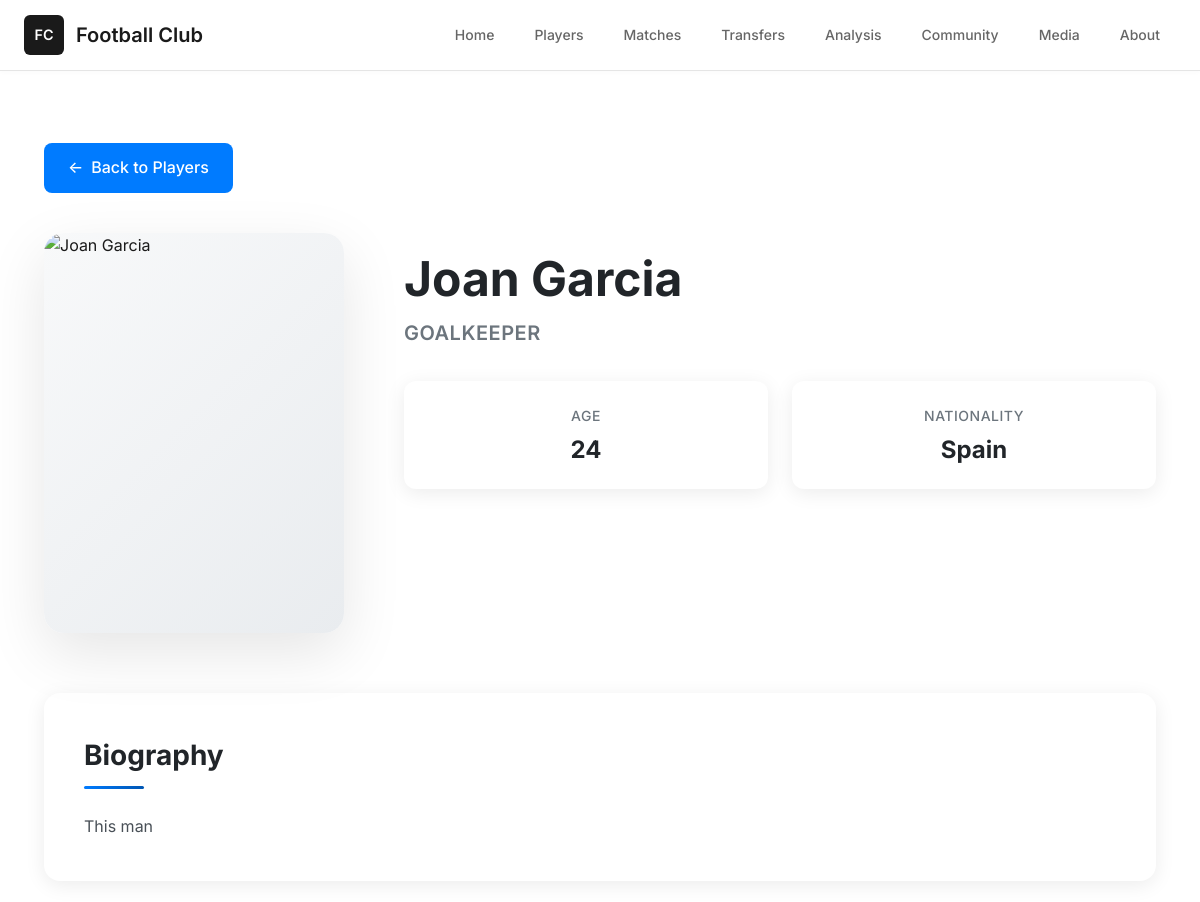
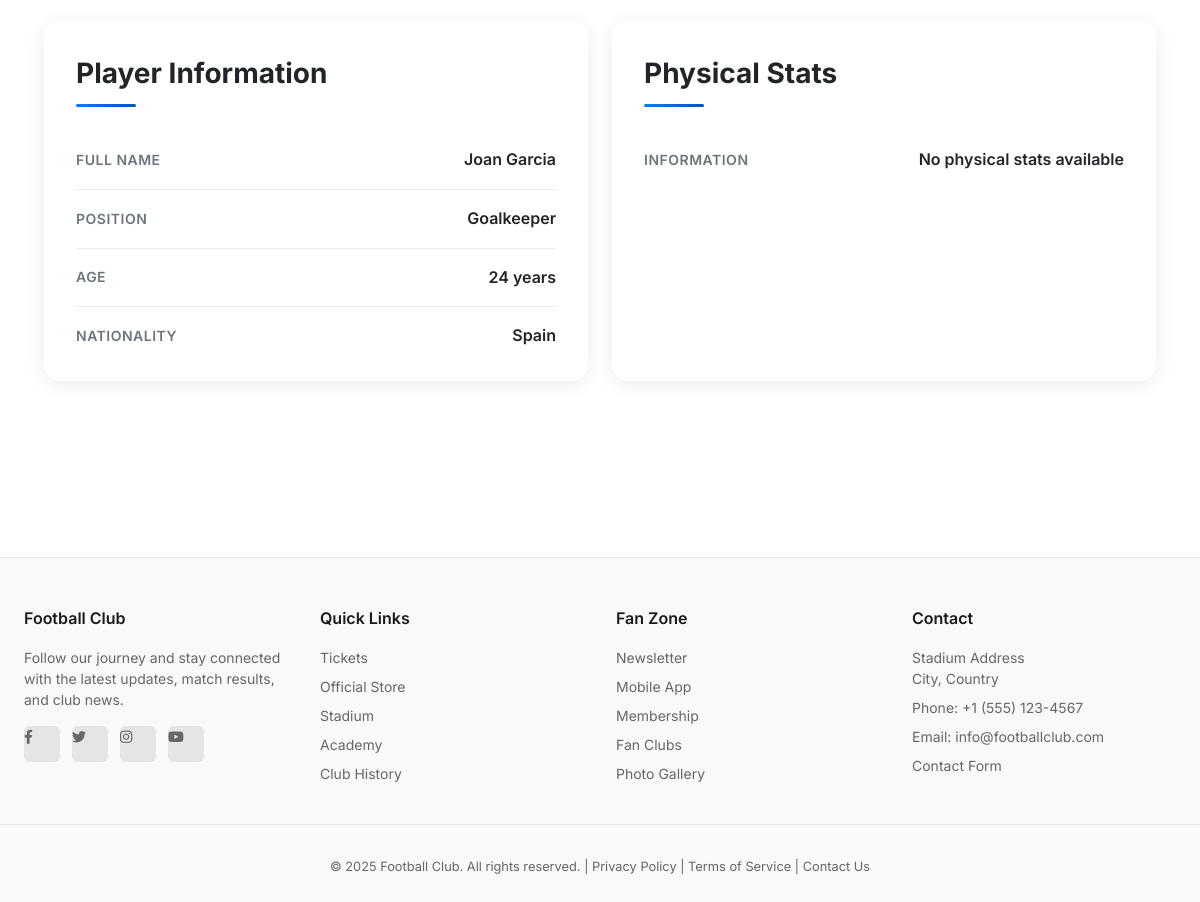
Page /players/2/ on the committed database (2 pictures, top to bottom).
### players/models.py (models this page shows, shortened)
class Player(models.Model):
    POSITION_CHOICES = [
        ('GK', 'Goalkeeper'),
        ('DEF', 'Defender'),
        ('MID', 'Midfielder'),
        ('FWD', 'Forward'),
    ]
    name = models.CharField(max_length=100)
    position = models.CharField(max_length=3, choices=POSITION_CHOICES)
    age = models.PositiveIntegerField()
    nationality = models.CharField(max_length=50)
    bio = models.TextField()
    profile_image = models.URLField(max_length=500, blank=True, null=True, help_text="Enter image URL")
    created_at = models.DateTimeField(auto_now_add=True)
    updated_at = models.DateTimeField(auto_now=True)
    class Meta:
        ordering = ['name']
        verbose_name = 'Player'
        verbose_name_plural = 'Players'

### players/views.py (the view)
# urls.py: path('<int:player_id>/', views.player_detail, name='player_detail'),
def player_detail(request, player_id):
    player = get_object_or_404(Player, pk=player_id)
    context = {
        'player': player,
    }
    return render(request, 'players/player_detail.html', context)

### templates/players/player_detail.html (shortened to what this page needs)
{% extends 'base.html' %}
{% load static %}
{% block content %}
<div class="player-detail-container">
    <a href="{% url 'players:player_list' %}" class="back-button">
        Back to Players
    </a>
    <div class="player-header">
        <div class="player-image-section">
            <div class="player-image-container">
                {% if player.profile_image %}
                    <img src="{{ player.profile_image.url }}" alt="{{ player.name }}" class="player-image">
                {% else %}
                    <div class="player-image-placeholder">
                        👤
                    </div>
                {% endif %}
            </div>
        </div>
        <div class="player-info">
            <h1 class="player-name">{{ player.name }}</h1>
            <div class="player-position">{{ player.get_position_display }}</div>
            <div class="player-stats">
                {% if player.age %}
                <div class="stat-item">
                    <div class="stat-label">Age</div>
                    <div class="stat-value">{{ player.age }}</div>
                </div>
                {% endif %}
                {% if player.nationality %}
                <div class="stat-item">
                    <div class="stat-label">Nationality</div>
                    <div class="stat-value">{{ player.nationality }}</div>
                </div>
                {% endif %}
            </div>
        </div>
    </div>
    {% if player.bio %}
    <div class="player-bio-section">
        <h2 class="section-title">Biography</h2>
        <div class="player-bio">
            {{ player.bio|linebreaks }}
        </div>
    </div>
    {% endif %}
    <div class="player-details-grid">
        <div class="detail-card">
            <h3 class="section-title">Player Information</h3>
            <div class="detail-item">
                <span class="detail-label">Full Name</span>
                <span class="detail-value">{{ player.name }}</span>
            </div>
            <div class="detail-item">
                <span class="detail-label">Position</span>
                <span class="detail-value">{{ player.get_position_display }}</span>
            </div>
            {% if player.age %}
            <div class="detail-item">
                <span class="detail-label">Age</span>
                <span class="detail-value">{{ player.age }} years</span>
            </div>
            {% endif %}
            {% if player.nationality %}
            <div class="detail-item">
                <span class="detail-label">Nationality</span>
                <span class="detail-value">{{ player.nationality }}</span>
            </div>
            {% endif %}
        </div>
        <div class="detail-card">
            <h3 class="section-title">Physical Stats</h3>
            {% if not player.height and not player.weight and not player.jersey_number %}
            <div class="detail-item">
                <span class="detail-label">Information</span>
                <span class="detail-value">No physical stats available</span>
            </div>
            {% endif %}
        </div>
    </div>
</div>
{% endblock %}

### templates/base.html (style rules this page uses)
* { margin: 0; padding: 0; box-sizing: border-box; }
body { font-family: 'Inter', -apple-system, BlinkMacSystemFont, 'Segoe UI', Roboto, sans-serif; background-color: #ffffff; color: #1a1a1a; line-height: 1.6; min-height: 100vh; display: flex; flex-direction: column; }

### templates/players/player_detail.html (style rules this page uses)
.player-detail-container { max-width: 1200px; margin: 0 auto; padding: 40px 20px; font-family: 'Inter', -apple-system, BlinkMacSystemFont, 'Segoe UI', Roboto, sans-serif; }
.player-header { display: grid; grid-template-columns: 300px 1fr; gap: 60px; margin-bottom: 60px; align-items: start; }
.player-image-section { position: relative; }
.player-image-container { width: 300px; height: 400px; border-radius: 20px; overflow: hidden; box-shadow: 0 20px 60px rgba(0, 0, 0, 0.1); position: relative; background: linear-gradient(135deg, #f8f9fa 0%, #e9ecef 100%); }
.player-image { width: 100%; height: 100%; object-fit: cover; transition: transform 0.3s ease; }
.player-info { padding-top: 20px; }
.player-name { font-size: 48px; font-weight: 700; color: #212529; margin: 0 0 12px 0; line-height: 1.1; }
.player-position { font-size: 20px; font-weight: 600; color: #6c757d; margin-bottom: 32px; text-transform: uppercase; letter-spacing: 0.5px; }
.player-stats { display: grid; grid-template-columns: repeat(auto-fit, minmax(140px, 1fr)); gap: 24px; margin-bottom: 40px; }
.stat-item { background: white; padding: 24px; border-radius: 12px; box-shadow: 0 4px 20px rgba(0, 0, 0, 0.08); text-align: center; transition: transform 0.2s ease, box-shadow 0.2s ease; }
.stat-label { font-size: 14px; font-weight: 500; color: #6c757d; text-transform: uppercase; letter-spacing: 0.5px; margin-bottom: 8px; }
.stat-value { font-size: 24px; font-weight: 700; color: #212529; line-height: 1.2; }
.player-bio-section { background: white; padding: 40px; border-radius: 16px; box-shadow: 0 4px 20px rgba(0, 0, 0, 0.08); margin-bottom: 40px; }
.section-title { font-size: 28px; font-weight: 700; color: #212529; margin-bottom: 24px; position: relative; padding-bottom: 12px; }
.section-title::after { content: ''; position: absolute; bottom: 0; left: 0; width: 60px; height: 3px; background: linear-gradient(90deg, #007bff, #0056b3); border-radius: 2px; }
.player-bio { font-size: 16px; line-height: 1.7; color: #495057; margin: 0; }
.player-bio p { margin-bottom: 16px; }
.player-bio p:last-child { margin-bottom: 0; }
.player-details-grid { display: grid; grid-template-columns: repeat(auto-fit, minmax(280px, 1fr)); gap: 24px; margin-bottom: 40px; }
.detail-card { background: white; padding: 32px; border-radius: 16px; box-shadow: 0 4px 20px rgba(0, 0, 0, 0.08); transition: transform 0.2s ease, box-shadow 0.2s ease; }
.detail-item { display: flex; justify-content: space-between; align-items: center; padding: 16px 0; border-bottom: 1px solid #e9ecef; }
.detail-item:last-child { border-bottom: none; padding-bottom: 0; }
.detail-label { font-size: 14px; font-weight: 600; color: #6c757d; text-transform: uppercase; letter-spacing: 0.5px; }
.detail-value { font-size: 16px; font-weight: 600; color: #212529; text-align: right; }
.back-button { display: inline-flex; align-items: center; gap: 8px; padding: 12px 24px; background: #007bff; color: white; text-decoration: none; border-radius: 8px; font-weight: 500; transition: background-color 0.2s ease, transform 0.2s ease; margin-bottom: 40px; }
.back-button::before { content: '←'; font-size: 16px; }

### rows in the picture
Player: name "Joan Garcia", position "GOALKEEPER", age "24", nationality "Spain", bio "This man", position "Goalkeeper"
